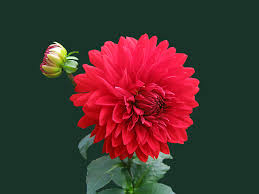
#> input picture Image/srity.jpg, 259 x 194 px
$ python '1(c).py'
#> lines starting #> are read from the running program, lines starting #| are printed output that depends on the picture; after the words box and inside, x2 and y2 are one past the last pixel; in counts of white or black regions, pixels touching at a corner belong together
import cv2
import numpy as np
import matplotlib.pyplot as plt

image = cv2.imread('Image/srity.jpg', cv2.IMREAD_GRAYSCALE)
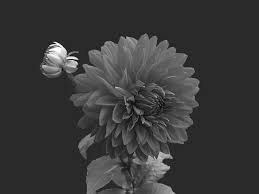
#> image: shape (194, 259); min 0, max 255, mean 57

# Ensure the image is 512x512 pixels
image = cv2.resize(image, (512, 512))
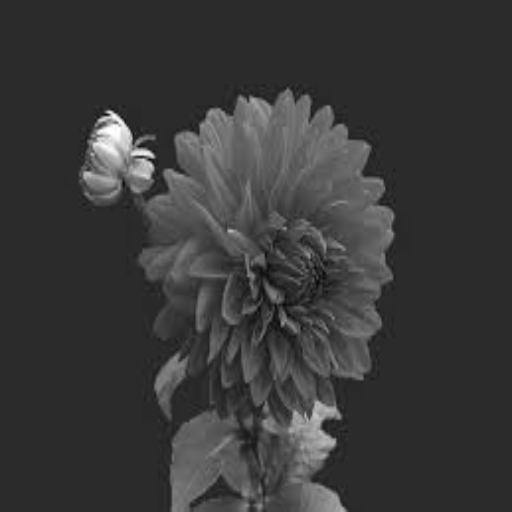
#> image: shape (512, 512); min 6, max 255, mean 56.9

# Plot the histogram
hist = cv2.calcHist([image], [0], None, [256], [0, 256])
#> hist = 256 values, max 161669 at index 43, min 0 at index 0, mean 1024

plt.figure(figsize=(8, 6))
plt.title("Image Histogram")
plt.xlabel("Pixel Value")
plt.ylabel("Frequency")
plt.plot(hist)
plt.xlim([0, 256])
#threshold for segmentation
# we use a fixed threshold here.
threshold_value = 128

# Create a binary mask using the threshold
binary_mask = np.where(image >= threshold_value, 255, 0).astype(np.uint8)
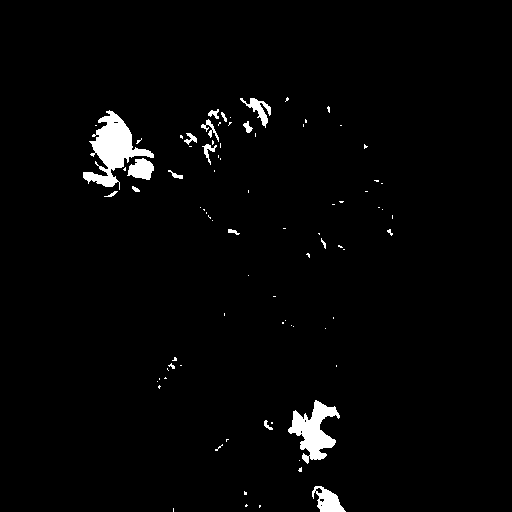
#> binary_mask: shape (512, 512); 2.2% white; 84 white regions (65 under 20 px), largest, box (x1, y1, x2, y2) and area: (83, 110, 154, 190) 2158, (288, 400, 340, 464) 1527, (312, 486, 346, 512) 489

# Display the original image and the segmented image
plt.figure(figsize=(12, 6))
plt.subplot(1, 2, 1)
plt.imshow(image, cmap='gray')
plt.title("Original Image")

plt.subplot(1, 2, 2)
plt.imshow(binary_mask, cmap='gray')
plt.title("Segmented Image (Thresholded)")

plt.show()
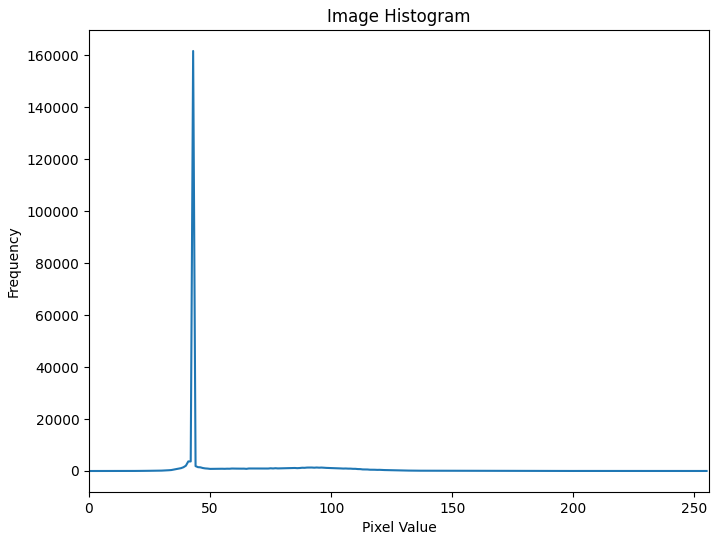
#> figure drawn by matplotlib, 1 panel; curve peaks at x = 43, y = 161669
